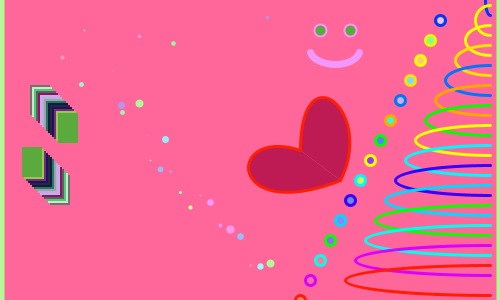
Frame 1 (no input)
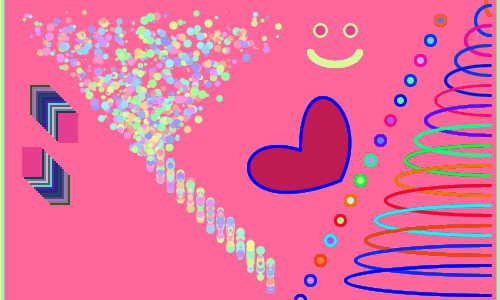
Frame 60 (the mouse pressed at the canvas centre just before this capture)
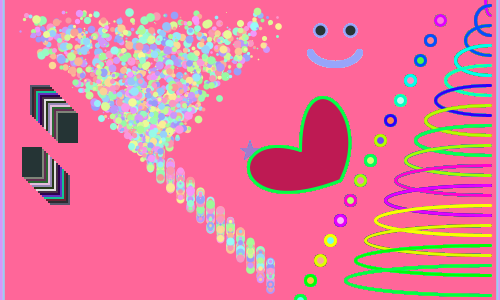
Frame 120 (the mouse held since frame 60 and released just before this capture)

The Processing sketch that drew these frames (run headless with seeded random() and noise(); from frame 60 on, the mouse is pressed at the canvas centre):

// Processing sketch: processing_168283
// ── processing_168283.pde

int counter;

void setup() {  
  size(500, 300);
  background(#FF6699); //you can also place hex values in here rather than doing (amount red, amount blue, etc)
  colorMode(HSB);   
  counter = 0;
}

void draw() {  

cursor(HAND);  //I learned that you can change the cursor

if (mousePressed) {    //make stars when the mouse is clicked
     int x = mouseX;
     int y = mouseY;
     fill(random(100, 255), random(0, 255), random(200, 255));
     noStroke();
     triangle(x-10, y-2, x+2, y-2, x+6, y+10);
     triangle(x-6, y+10, x-2, y-2, x+10, y-2);
     triangle(x-6, y+10, x, y-10, x+4, y+2);
     }

for (int i = 50; i <= 300; i += 10) {  //creates an hourglass figure using randomly colored points
    stroke(random(255), 100, 250); 
    strokeWeight(random(1, 9));  
    point(random(i - 30, 330 - i), random(i - 40, i - 10)); /* I learned that the code for generating a
                                                            random number is simply random(min, max) */
} 
    
line(0, 0, 0, 300);  //draws a vertical line between the points (0, 0) and (0, 300) -- left border
line(500, 0, 500, 300); // draws a vertical line between (500, 0) and (500, 300)    -- right border

for (int i = 0; i < 300; i+= 20) {  //creates a spiral of arcs and a diagonal of ellipses
    noFill();
    strokeWeight(3);
    stroke(random(255), 255, 255);
    arc(490, i, 10 + i, 30, PI / 2, 3 * PI / 2);
    fill(random(255), random(50, 200), 250);
    ellipse(440 - i / 2, 20 + i, 10, 10);
    }
   
//make a heart
fill(240, 220, 190);
bezier(340, 180, 225, 225, 225, 125, 300, 150);
bezier(300, 150, 300, 50, 375, 110, 340, 180);

for (int i = 0; i < 30; i += 2) {    //creates 2 sets of rectangles
noStroke();
fill(random(50, 255), random(255), random(50, 255));
rect(30 + i, 85 + i, 20, 30);
rect(50 - i, 175 - i, 20, 30);
}

//make a smiley face
strokeWeight(2);
stroke(random(255), 100, 250); 
ellipse(320, 30, 12, 12);    //1st eye
ellipse(350, 30, 12, 12);    //2nd eye

noFill();
strokeWeight(7);
arc(335, 50, 50, 30, 0.2, PI - 0.2);    //mouth
}
